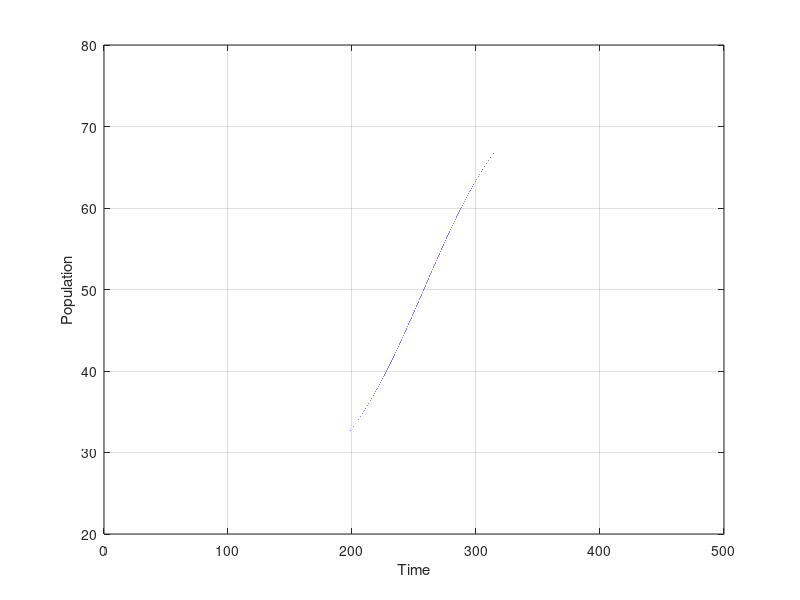

This figure's MATLAB source:
r=0.05;
M=100;
A=23.6;
B=0;
time=500;
step_size=0.001;
B_array=zeros(1,time/step_size);
interval=1;
harvesting =0.9;
A_array=zeros(1,time/step_size);
rt=0:step_size:time;
j=1;
for i=0:step_size:time
  death=(r*A)*(A/M);
  birth=(r*A);
  if A>0
      A=A+(birth-death-harvesting)*step_size;
  else
      A=0;
  end
  A_array(1,j)=A;
  j=j+1;
end
plot(rt,A_array);
xlabel('Time');
ylabel('Population');
grid;
hold on;
